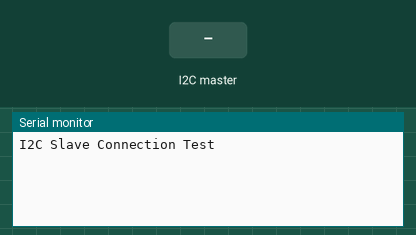
Recording of a sketch running on a simulated Arduino Uno, built with avr-gcc and run on an emulated ATmega328P. On the bench: the last lines printed to the serial monitor. The inputs (shaded band) are chosen by the test bench.

Above: at 1.2 s.
1.3 s: the I2C master sends the byte 1
At 1.6 s:
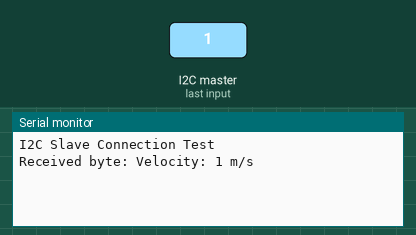
2.8 s: the I2C master sends the byte 90
At 4.0 s:
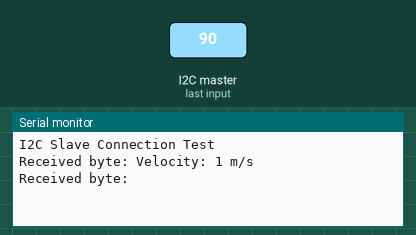

Measured:
- after the input at 1.3 s, the serial monitor: prints a new line at once (image 1)
- after the input at 2.8 s, the serial monitor: prints a new line at once (image 2)

The sketch:

WSim_slave.ino
```cpp
#include <Wire.h>

// Define Slave I2C address and Slave Answer Size
#define SLAVE_ADDR 9
#define ANSWER_SIZE 5

String answer = "Hello";

void setup() {
  // put your setup code here, to run once:
  Wire.begin(SLAVE_ADDR);

  // Wire.on Request(requestEvent); // 1 Way connection ONLY
  Wire.onReceive(receiveEvent);

  Serial.begin(9600);
  Serial.println("I2C Slave Connection Test");
}

void receiveEvent(){
  // Read while data received
  while (Wire.available() > 0){
    byte receivedByte = Wire.read();
    Serial.print("Received byte: ");

    if (receivedByte == 0){
        Serial.println("Velocity: 0 m/s");
    }
    else if (receivedByte == 1){
        Serial.println("Velocity: 1 m/s");
    }
    else if (receivedByte == 2){
        Serial.println("Velocity: 2 m/s");
    }
    else if (receivedByte == 3){
        Serial.println("Velocity: 3 m/s");
    }
    else if (receivedByte == 4){
        Serial.println("Velocity: 3 m/s");
    }
    else if (receivedByte == 5){
        Serial.println("Velocity: 4 m/s");
    }
  }
}

void requestEvent(){
  // Set up byte variable in the correct size
  byte response[ANSWER_SIZE];

  for(byte i=0; i<ANSWER_SIZE; i++){
    response[i] = (byte)answer.charAt(i);
  }

  // Send response back to Master
  Wire.write(response, sizeof(response));

  // Print to Serial Monitor
  Serial.println("Request Event");
}


void loop() {
  delay(50);
}
```
